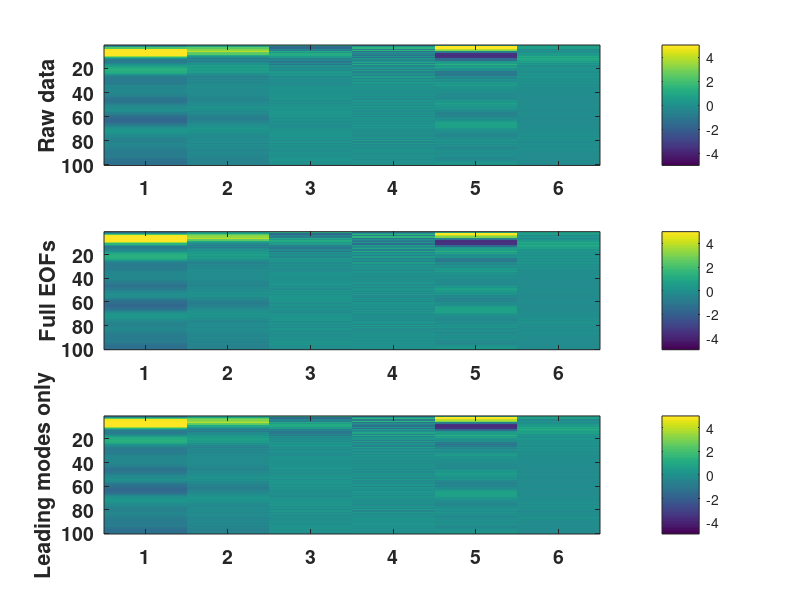
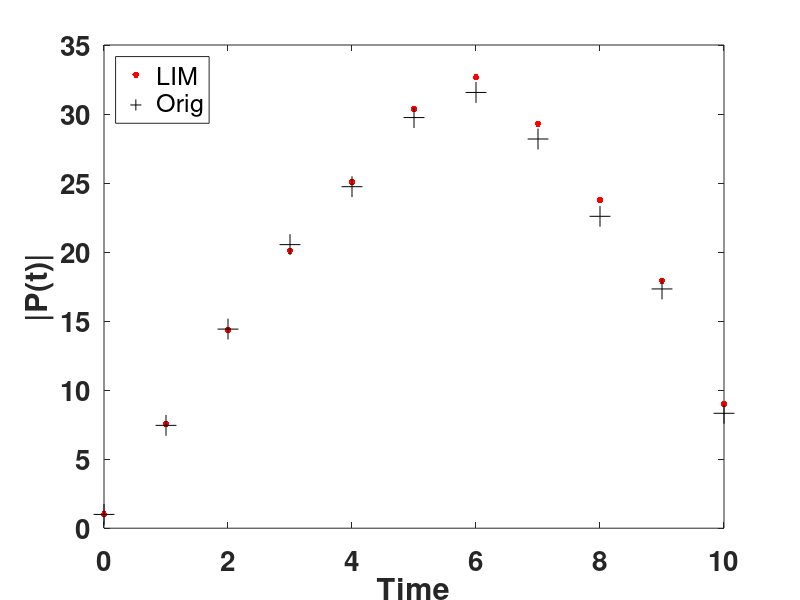

These figures' MATLAB source, in order:
%%=============================================================
%
%
% A LIM tutorial (partly derived from Oxford code (ref. L. Zanna))
% - Aneesh C. S. (Sept 2015)
%
%%=============================================================

clear all
close all

colors1=[ 'r';'g';'b';'c';'m'...
	  ;'r';'g';'b';'c';'m'];

% size of the sample data matrix:
ND=6;

% Number of leading modes to keep (NM)
NM=6;

%length of sample timeseries
LEN=100;

% lead time for the lag covariance matrix (Ideally the LIM model should be
% insensitive to the length of tau, Newman 2007 J. Clim.)
tau=1;

% amplitude of random number
amp_rand=0.04;

%Sample coefficient matrix to test the LIM on
A = [
    0.6473    0.7794   -0.2384   -0.2514    0.2725    0.1545;
    0.3763   -0.0788    0.2912    0.0157    0.5366    0.4495;
    0.1415   -0.1115    0.6313    1.0658   -0.1281   -0.6122;
    0.2403   -0.6710   -0.5115   -1.2562    0.3314   -0.2627;
   -0.6190    0.8029    0.2052   -1.2039    0.8788    1.3340;
    0.2461   -0.5397   -0.1025   -0.5906    0.1451    0.6633  ];


xp = nan(ND,LEN);

% Create random data to initialize time series
xp(:,1)= randn(ND,1);  % random start point

for tt=1:LEN-1
  xp(:,tt+1)=A*xp(:,tt) + amp_rand*randn(ND,1);
end
xp_orig=xp;


%%%%%%%%%%%%%%%%%%%%%%%
% Compute temporal anomalies of the timeseries
%%%%%%%%%%%%%%%%%%%%%%%

for ii=1:ND
  xp(ii,:)=xp(ii,:)-mean(xp(ii,:),2);
end

% SVD decomposition of the anomalies time series
[U,S,V]=svd(xp',0);

% Keep on NM number of modes
x=U(:,1:NM)';
y=V(1:NM,1:NM)';

% Trace of eigenvalue matrix
tr=sum(diag(S).^2);

% fraction of variance explained
FVE = diag(S).^2 / tr  

% normalise time series and scale in singular values to retain variance
for ii=1:NM
  n=var(x(ii,:));
  x(ii,:) = x(ii,:)/n;
  y(ii,:) = y(ii,:)*n*S(ii,ii);
end

% check reconstructed timeseries ok
figure
subplot(3,1,1)
imagesc(xp');
colorbar;
ylabel('Raw data');
caxis([-5 5]);
set(gca,'Box','On','fontsize',14,'fontweight','b');

subplot(3,1,2);
imagesc(U*S*V');
colorbar;
ylabel('Full EOFs');
caxis([-5 5]);
set(gca,'Box','On','fontsize',14,'fontweight','b');

subplot(3,1,3);
imagesc(x'*y);
xlim([0.5 ND+0.5]);
colorbar;
caxis([-5 5]);
ylabel('Leading modes only')
set(gca,'Box','On','fontsize',14,'fontweight','b');
set(gcf,'color','w');

% weight x by sqrt(FVE) for Optimal Perturbation analysis
for ii=1:NM
  x(ii,:) = x(ii,:)*sqrt(FVE(ii));
end

%% ===============
% LIM Matrix
%%================

s=size(x);
Clag = zeros(s(1),s(1));

% Compute lag covariance matrix with lag tau
for ii=1:s(2)-tau
  Clag = Clag + (x(:,ii+tau)*(x(:,ii)'));
end

% Compute the zero lag covariance matrix
C = x*x' / (s(2)-1);

% Normalize lag covariance matrix
Clag = Clag / (s(2)-tau-1);

% Constructing the LIM matrix
B = logm(Clag/C)/tau; 

% Integrate the model for time tt

lprop = nan(NM,NM,LEN);

for tt=1:LEN
 lprop(:,:,tt) = expm(B*tt);
end

% Eigenvalues and eigenvectors of Propagator matrix
kk=1;
for tt=0:1:LEN
  PROP = expm(B*tt);
  [q,w]=eigs(PROP'*PROP,NM);
  amp_energy(kk) = w(1);
  q(:,1) = q(:,1) / sqrt(q(:,1)'*q(:,1));
  ev(:,kk) = q(:,1);
  tim(kk)=tt;
  kk=kk+1;
end

max_amp = max(amp_energy);
max_tim = tim(find(amp_energy==max_amp));


clear D1 V1 t
% %% original growth 
indx_t=0; dt=1;
sig_orig = nan(1,LEN);
for t=dt:dt:100
  indx_t=indx_t+1;
   [V1,D1]=eig((A^t)'*(A^t));
   sig_orig(indx_t) = max(diag(D1)); 
end; 

% --------
dt=1;
ta = [0:dt:100]; 
figure 
plot(tim,amp_energy,'r.','MarkerSize',15);
xlim([0 10])
hold on 
plot(ta,[1 sig_orig],'k+','MarkerSize',15);
legend('LIM','Orig','Location','NorthWest')
xlabel('Time','fontsize',20,'fontweight','b'); 
ylabel('|P(t)|','fontsize',20,'fontweight','b'); 
set(gca,'fontsize',20,'fontweight','b')


